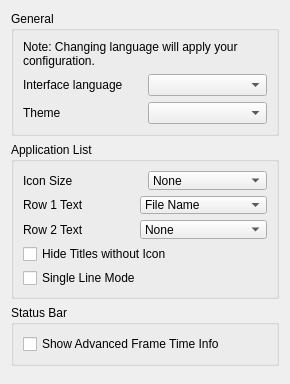
<?xml version="1.0" encoding="UTF-8"?>
<ui version="4.0">
 <class>ConfigureUi</class>
 <widget class="QWidget" name="ConfigureUi">
  <property name="windowTitle">
   <string>Form</string>
  </property>
  <property name="geometry">
   <rect>
    <x>0</x>
    <y>0</y>
    <width>290</width>
    <height>280</height>
   </rect>
  </property>
  <layout class="QVBoxLayout" name="verticalLayout">
   <item>
    <widget class="QGroupBox" name="general_groupBox">
     <property name="title">
      <string>General</string>
     </property>
     <layout class="QHBoxLayout" name="horizontalLayout">
      <item>
       <layout class="QVBoxLayout" name="verticalLayout_2">
        <item>
         <widget class="QLabel" name="label_change_language_info">
          <property name="text">
           <string>Note: Changing language will apply your configuration.</string>
          </property>
          <property name="wordWrap">
           <bool>true</bool>
          </property>
         </widget>
        </item>
        <item>
         <layout class="QHBoxLayout" name="horizontalLayout_2">
          <item>
           <widget class="QLabel" name="language_label">
            <property name="text">
             <string>Interface language</string>
            </property>
           </widget>
          </item>
          <item>
           <widget class="QComboBox" name="language_combobox"/>
          </item>
         </layout>
        </item>
        <item>
         <layout class="QHBoxLayout" name="horizontalLayout_3">
          <item>
           <widget class="QLabel" name="theme_label">
            <property name="text">
             <string>Theme</string>
            </property>
           </widget>
          </item>
          <item>
           <widget class="QComboBox" name="theme_combobox"/>
          </item>
         </layout>
        </item>
       </layout>
      </item>
     </layout>
    </widget>
   </item>
   <item>
    <widget class="QGroupBox" name="game_list_groupBox">
     <property name="title">
      <string>Application List</string>
     </property>
     <layout class="QHBoxLayout" name="horizontalLayout_4">
      <item>
       <layout class="QVBoxLayout" name="verticalLayout_3">
        <item>
         <layout class="QHBoxLayout" name="horizontalLayout_5">
          <item>
           <widget class="QLabel" name="icon_size_label">
            <property name="text">
             <string>Icon Size</string>
            </property>
           </widget>
          </item>
          <item>
           <widget class="QComboBox" name="icon_size_combobox">
            <item>
             <property name="text">
              <string>None</string>
             </property>
            </item>
            <item>
             <property name="text">
              <string>Small (24x24)</string>
             </property>
            </item>
            <item>
             <property name="text">
              <string>Large (48x48)</string>
             </property>
            </item>
           </widget>
          </item>
         </layout>
        </item>
        <item>
         <layout class="QHBoxLayout" name="horizontalLayout_6">
          <item>
           <widget class="QLabel" name="row_1_text_label">
            <property name="text">
             <string>Row 1 Text</string>
            </property>
           </widget>
          </item>
          <item>
           <widget class="QComboBox" name="row_1_text_combobox">
            <item>
             <property name="text">
              <string>File Name</string>
             </property>
            </item>
            <item>
             <property name="text">
              <string>Full Path</string>
             </property>
            </item>
            <item>
             <property name="text">
              <string>Title Name (short)</string>
             </property>
            </item>
            <item>
             <property name="text">
              <string>Title ID</string>
             </property>
            </item>
            <item>
             <property name="text">
              <string>Title Name (long)</string>
             </property>
            </item>
           </widget>
          </item>
         </layout>
        </item>
        <item>
         <layout class="QHBoxLayout" name="horizontalLayout_7">
          <item>
           <widget class="QLabel" name="row_2_text_label">
            <property name="text">
             <string>Row 2 Text</string>
            </property>
           </widget>
          </item>
          <item>
           <widget class="QComboBox" name="row_2_text_combobox">
            <item>
             <property name="text">
              <string>None</string>
             </property>
            </item>
            <item>
             <property name="text">
              <string>File Name</string>
             </property>
            </item>
            <item>
             <property name="text">
              <string>Full Path</string>
             </property>
            </item>
            <item>
             <property name="text">
              <string>Title Name (short)</string>
             </property>
            </item>
            <item>
             <property name="text">
              <string>Title ID</string>
             </property>
            </item>
            <item>
             <property name="text">
              <string>Title Name (long)</string>
             </property>
            </item>
           </widget>
          </item>
         </layout>
        </item>
        <item>
         <widget class="QCheckBox" name="toggle_hide_no_icon">
          <property name="text">
           <string>Hide Titles without Icon</string>
          </property>
         </widget>
        </item>
        <item>
         <widget class="QCheckBox" name="toggle_single_line_mode">
          <property name="text">
           <string>Single Line Mode</string>
          </property>
         </widget>
        </item>
       </layout>
      </item>
     </layout>
    </widget>
   </item>
   <item>
    <widget class="QGroupBox" name="status_bar_groupBox">
     <property name="title">
      <string>Status Bar</string>
     </property>
     <layout class="QHBoxLayout" name="horizontalLayout_14">
      <item>
       <layout class="QVBoxLayout" name="verticalLayout_13">
        <item>
         <widget class="QCheckBox" name="show_advanced_frametime_info">
          <property name="text">
           <string>Show Advanced Frame Time Info</string>
          </property>
         </widget>
        </item>
       </layout>
      </item>
     </layout>
    </widget>
   </item>
    <item>
    <spacer>
     <property name="orientation">
      <enum>Qt::Vertical</enum>
     </property>
    </spacer>
   </item>
  </layout>
 </widget>
 <resources/>
 <connections/>
</ui>
